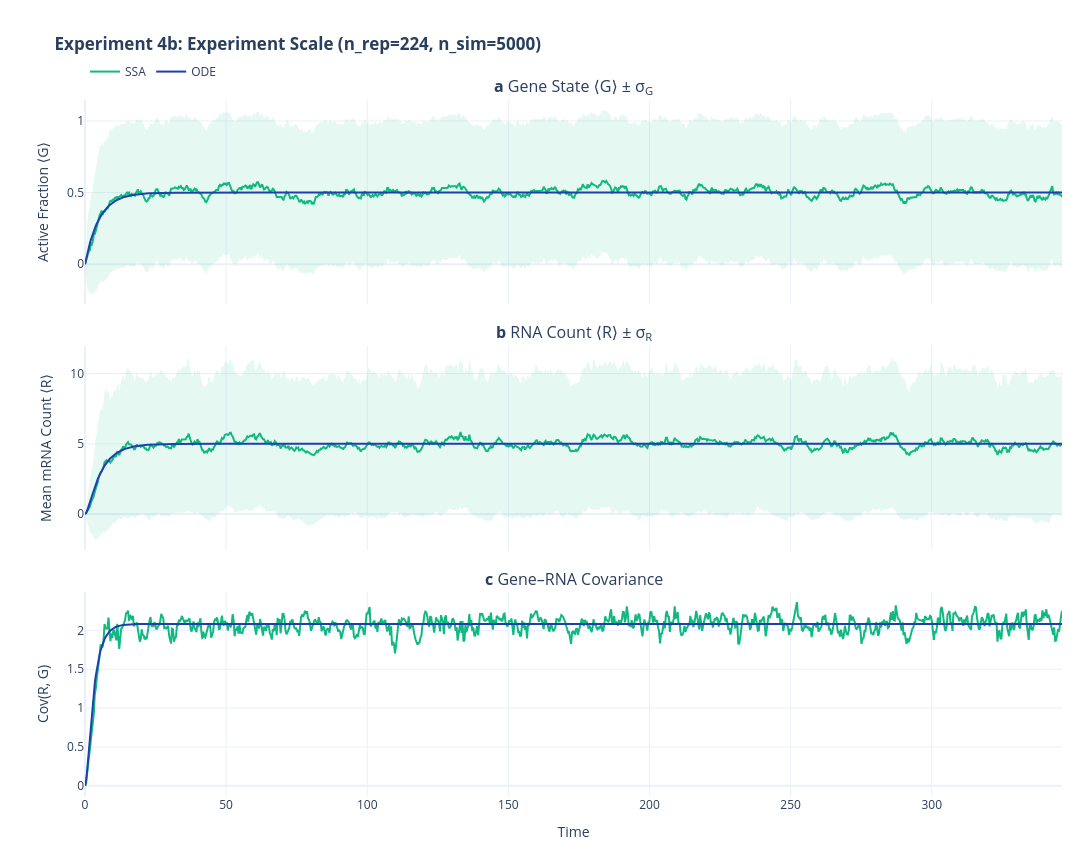

Write notebook code for a chart like this one.
### Markdown cell above
**4b. Experiment scale** ($n_{\text{rep}}=224,\; n_{\text{sim}}=5000$)

$n_{\text{rep}}$ matches the 224 sequenced fibroblasts; long runs reach steady state, where SSA
converges to the ODE.

### Code cell
run_comparison(
    title="Experiment 4b: Experiment Scale (n_rep=224, n_sim=5000)",
    n_rep=224,
    n_sim=5000,
)

### Figure 1 — Plotly figure (JSON) as saved in the notebook; plotly's stock layout.template omitted (floating-point values rounded to 4 significant figures; data arrays with more than 128 entries replaced by an {"elided": "..."} marker saying what was removed)
{"data": [{"hoverinfo": "skip", "legendgroup": "ssa", "line": {"width": 0}, "showlegend": false, "type": "scatter", "x": {"elided": "1000 float values"}, "xaxis": "x", "y": {"elided": "1000 float values"}, "yaxis": "y"}, {"fill": "tonexty", "fillcolor": "rgba(16, 185, 129, 0.10)", "hoverinfo": "skip", "legendgroup": "ssa", "line": {"width": 0}, "showlegend": false, "type": "scatter", "x": {"elided": "1000 float values"}, "xaxis": "x", "y": {"elided": "1000 float values"}, "yaxis": "y"}, {"hovertemplate": "SSA ⟨G⟩ = %{y:.3f}<extra></extra>", "legendgroup": "ssa", "line": {"color": "#10B981", "width": 2}, "name": "SSA", "showlegend": true, "type": "scatter", "x": {"elided": "1000 float values"}, "xaxis": "x", "y": {"elided": "1000 float values"}, "yaxis": "y"}, {"hovertemplate": "ODE ⟨G⟩ = %{y:.3f}<extra></extra>", "legendgroup": "ode", "line": {"color": "#1E40AF", "width": 2}, "name": "ODE", "showlegend": true, "type": "scatter", "x": {"elided": "1000 float values"}, "xaxis": "x", "y": {"elided": "1000 float values"}, "yaxis": "y"}, {"hoverinfo": "skip", "legendgroup": "ssa", "line": {"width": 0}, "showlegend": false, "type": "scatter", "x": {"elided": "1000 float values"}, "xaxis": "x2", "y": {"elided": "1000 float values"}, "yaxis": "y2"}, {"fill": "tonexty", "fillcolor": "rgba(16, 185, 129, 0.10)", "hoverinfo": "skip", "legendgroup": "ssa", "line": {"width": 0}, "showlegend": false, "type": "scatter", "x": {"elided": "1000 float values"}, "xaxis": "x2", "y": {"elided": "1000 float values"}, "yaxis": "y2"}, {"hovertemplate": "SSA ⟨R⟩ = %{y:.1f}<extra></extra>", "legendgroup": "ssa", "line": {"color": "#10B981", "width": 2}, "showlegend": false, "type": "scatter", "x": {"elided": "1000 float values"}, "xaxis": "x2", "y": {"elided": "1000 float values"}, "yaxis": "y2"}, {"hovertemplate": "ODE ⟨R⟩ = %{y:.1f}<extra></extra>", "legendgroup": "ode", "line": {"color": "#1E40AF", "width": 2}, "showlegend": false, "type": "scatter", "x": {"elided": "1000 float values"}, "xaxis": "x2", "y": {"elided": "1000 float values"}, "yaxis": "y2"}, {"hovertemplate": "SSA Cov = %{y:.3f}<extra></extra>", "legendgroup": "ssa", "line": {"color": "#10B981", "width": 2}, "showlegend": false, "type": "scatter", "x": {"elided": "1000 float values"}, "xaxis": "x3", "y": {"elided": "1000 float values"}, "yaxis": "y3"}, {"hovertemplate": "ODE Cov = %{y:.3f}<extra></extra>", "legendgroup": "ode", "line": {"color": "#1E40AF", "width": 2}, "showlegend": false, "type": "scatter", "x": {"elided": "1000 float values"}, "xaxis": "x3", "y": {"elided": "1000 float values"}, "yaxis": "y3"}], "layout": {"annotations": [{"font": {"size": 16}, "showarrow": false, "text": "<b>a</b> Gene State ⟨G⟩ ± σ<sub>G</sub>", "x": 0.5, "xanchor": "center", "xref": "paper", "y": 1.0, "yanchor": "bottom", "yref": "paper"}, {"font": {"size": 16}, "showarrow": false, "text": "<b>b</b> RNA Count ⟨R⟩ ± σ<sub>R</sub>", "x": 0.5, "xanchor": "center", "xref": "paper", "y": 0.6467, "yanchor": "bottom", "yref": "paper"}, {"font": {"size": 16}, "showarrow": false, "text": "<b>c</b> Gene–RNA Covariance", "x": 0.5, "xanchor": "center", "xref": "paper", "y": 0.2933, "yanchor": "bottom", "yref": "paper"}], "height": 850, "hovermode": "x", "legend": {"bgcolor": "rgba(255, 255, 255, 0.5)", "groupclick": "togglegroup", "orientation": "h", "x": 0, "xanchor": "left", "y": 1.02, "yanchor": "bottom"}, "margin": {"b": 50, "l": 85, "r": 30, "t": 100}, "title": {"text": "<b>Experiment 4b: Experiment Scale (n_rep=224, n_sim=5000)</b>"}, "width": 1100, "xaxis": {"anchor": "y", "domain": [0.0, 1.0], "matches": "x3", "showticklabels": false}, "xaxis2": {"anchor": "y2", "domain": [0.0, 1.0], "matches": "x3", "showticklabels": false}, "xaxis3": {"anchor": "y3", "domain": [0.0, 1.0], "title": {"text": "Time"}}, "yaxis": {"anchor": "x", "domain": [0.7067, 1.0], "title": {"text": "Active Fraction ⟨G⟩"}}, "yaxis2": {"anchor": "x2", "domain": [0.3533, 0.6467], "title": {"text": "Mean mRNA Count ⟨R⟩"}}, "yaxis3": {"anchor": "x3", "domain": [0.0, 0.2933], "title": {"text": "Cov(R, G)"}}}}
